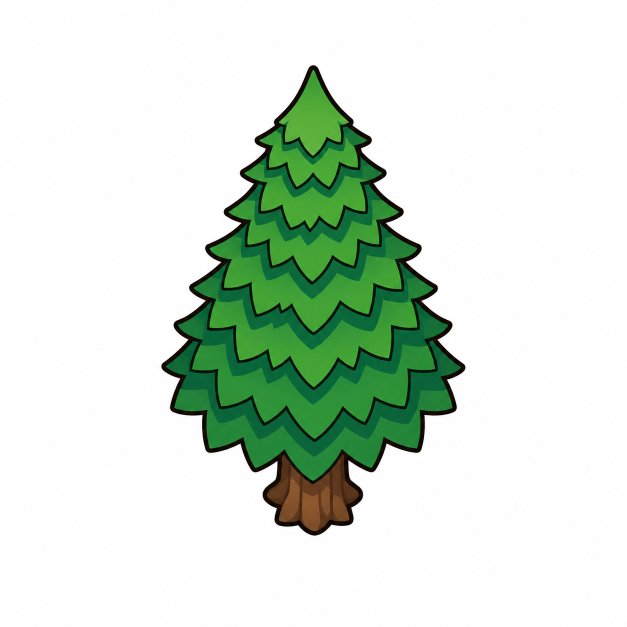
#> input picture art/raw/tree_pine.png, 1254 x 1254 px (shown at 1/2 size)
$ python process_art.py
#> lines starting #> are read from the running program, lines starting #| are printed output that depends on the picture; after the words box and inside, x2 and y2 are one past the last pixel; in counts of white or black regions, pixels touching at a corner belong together
#!/usr/bin/env python3
"""
Turns the raw AI-generated images in art/raw/ (subject on a white background)
into trimmed, transparent, game-ready PNG sprites in public/assets/.

    python3 -m venv .venv && .venv/bin/pip install pillow numpy scipy
    .venv/bin/python tools/process_art.py

Steps per image:
  1. flood-fill the background from the image border (so white areas *inside*
     the outline, e.g. highlights, are kept),
  2. build a soft alpha edge + remove the white fringe (colour decontamination),
  3. crop to the subject, downscale with premultiplied alpha, save.
"""
import os
import sys
import numpy as np
from PIL import Image
from scipy import ndimage

ROOT = os.path.dirname(os.path.dirname(os.path.abspath(__file__)))
RAW = os.path.join(ROOT, "art", "raw")
OUT = os.path.join(ROOT, "public", "assets")

# name -> output width in px (2x the on-screen size at zoom 1)
SPRITES = {
    "tree_pine": dict(w=260),
    "tree_oak": dict(w=340),
    "stump": dict(w=120),
    "rock": dict(w=176),
    "bush_berry": dict(w=136),
    "campfire": dict(w=150),
    "wall": dict(w=116),
    "gate": dict(w=128),
    "spikes": dict(w=136),
    "tent": dict(w=200),
}


def cutout(path, tol=30.0, soft=90.0):
    """Returns float RGBA array (0..1, straight alpha), cropped to the subject."""
#> called with path = 'art/raw/tree_pine.png', tol = 30, soft = 90
    rgb = np.asarray(Image.open(path).convert("RGB")).astype(np.float32)
    h, w, _ = rgb.shape
#> h = 1254; w = 1254
    border = np.concatenate([rgb[0], rgb[-1], rgb[:, 0], rgb[:, -1]])
    bg = np.median(border, axis=0)
#> bg = [254, 254, 254]
    dist = np.sqrt(((rgb - bg) ** 2).sum(axis=2))

    # background = near-bg-coloured pixels connected to the image border
    cand = dist < tol
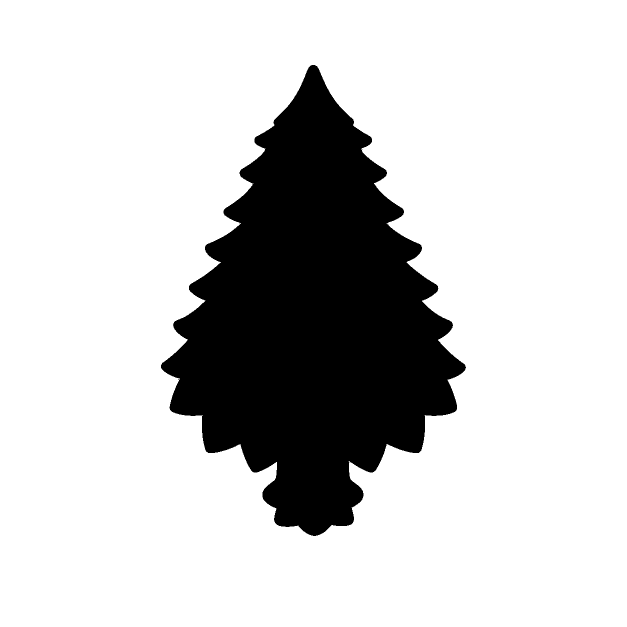
#> cand: shape (1254, 1254) bool (shown at 1/2 size); 80.2% white; 3 black regions (2 under 20 px), largest, box (x1, y1, x2, y2) and area: (322, 130, 932, 1072) 311439
    lab, _ = ndimage.label(cand)
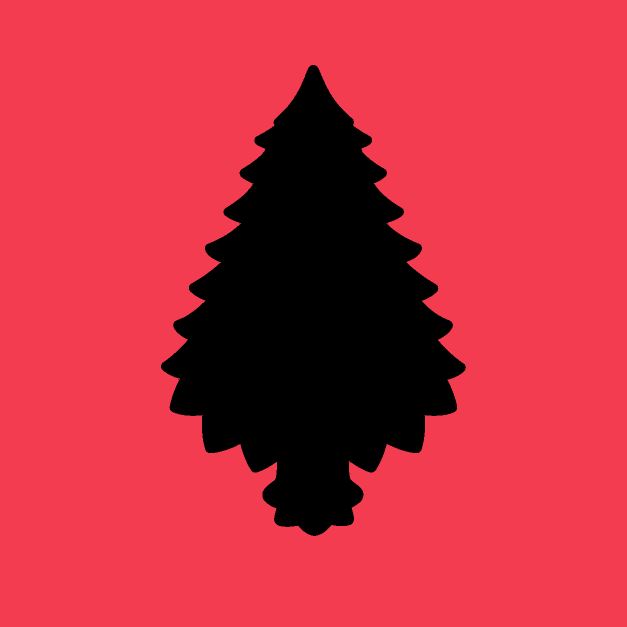
#> lab: shape (1254, 1254) int32 (shown at 1/2 size); 3 distinct labels, from 0 to 2; one colour per label, 0 black
    edge_labels = np.unique(np.concatenate([lab[0], lab[-1], lab[:, 0], lab[:, -1]]))
#> edge_labels = [1]
    edge_labels = edge_labels[edge_labels != 0]
    bgmask = np.isin(lab, edge_labels)
#> bgmask: shape (1254, 1254) bool; 80.2% white; 3 black regions (2 under 20 px), largest, box (x1, y1, x2, y2) and area: (322, 130, 932, 1072) 311440

    # drop tiny specks that are not part of the subject
    fg = ~bgmask
    flab, n = ndimage.label(fg)
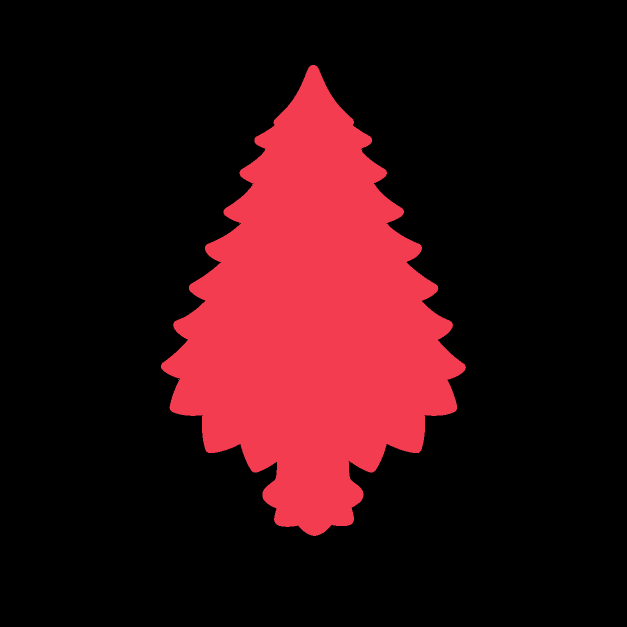
#> flab: shape (1254, 1254) int32 (shown at 1/2 size); 7 distinct labels, from 0 to 6; one colour per label, 0 black
#> n = 6
    if n > 1:
        sizes = ndimage.sum(fg, flab, index=np.arange(1, n + 1))
#> sizes = [311437, 1, 1, 1, 2, 1]
        keep = np.zeros(n + 1, dtype=bool)
        keep[1:] = sizes >= max(60, sizes.max() * 0.002)
        fg = keep[flab]
#> fg: shape (1254, 1254) bool; 19.8% white; 1 white region, box (x1, y1, x2, y2) and area: (322, 130, 932, 1072) 311437
        bgmask = ~fg

    # soft edge: pixels right next to the background get partial alpha
    alpha = np.ones((h, w), dtype=np.float32)
    alpha[bgmask] = 0.0
    near = ndimage.binary_dilation(bgmask, iterations=2) & ~bgmask
#> near: shape (1254, 1254) bool; 0.36% white in thin lines or dots, all inside (x1, y1, x2, y2) = (322, 130, 932, 1072)
    a_soft = np.clip((dist - tol * 0.5) / soft, 0.0, 1.0)
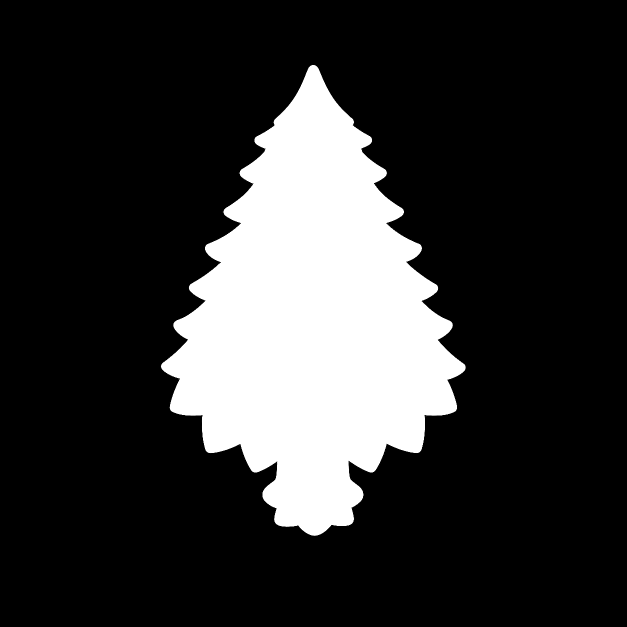
#> a_soft: shape (1254, 1254) float32 (shown at 1/2 size); min 0, max 1, mean 0.198
    alpha[near] = np.minimum(alpha[near], a_soft[near])

    # colour decontamination: remove the background colour from blended pixels
    a3 = np.clip(alpha, 1e-3, 1.0)[..., None]
    col = (rgb - (1.0 - a3) * bg) / a3
    col = np.clip(col, 0, 255)
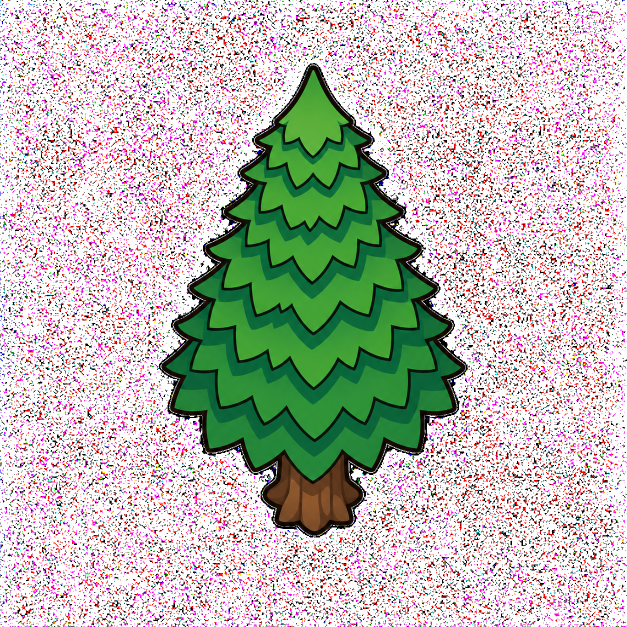
#> col: shape (1254, 1254, 3) float32 (shown at 1/2 size); mean R, G, B 193.1, 188.8, 183.3

    rgba = np.dstack([col / 255.0, alpha])
    ys, xs = np.where(alpha > 0.02)
    y0, y1, x0, x1 = ys.min(), ys.max() + 1, xs.min(), xs.max() + 1
#> y0 = 130; y1 = 1072; x0 = 322; x1 = 932
    return rgba[y0:y1, x0:x1]
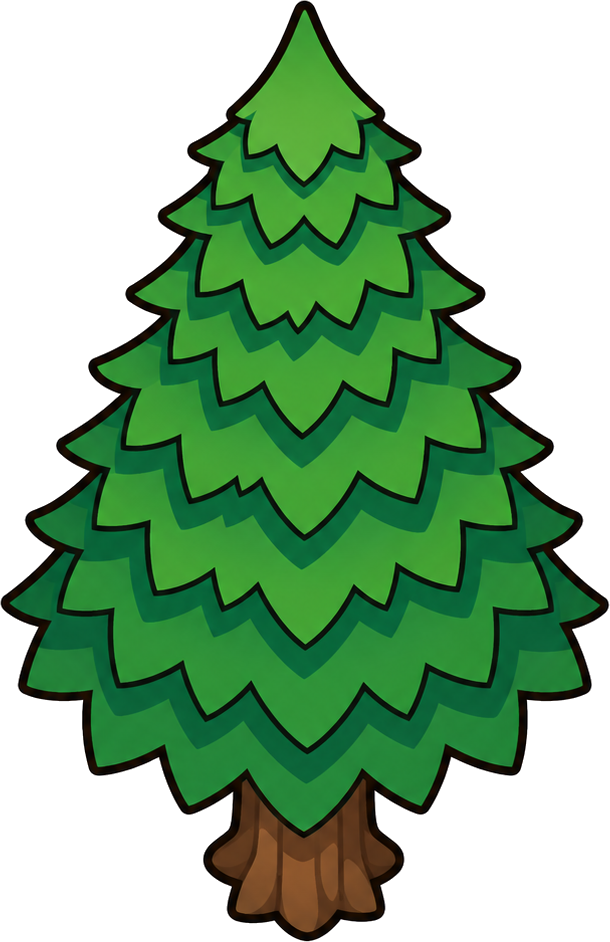
#> returned value: shape (942, 610, 4) float32; mean of channels 0, 1, 2, 3 0.486, 0.602, 0.477, 0.541; transparent parts drawn white


def to_image(rgba):
    return Image.fromarray((np.clip(rgba, 0, 1) * 255 + 0.5).astype(np.uint8), "RGBA")
#> returned value: PIL image 610x942 RGBA


def resize(img, width):
    """High quality downscale using premultiplied alpha (no fringes)."""
#> called with width = 260
    height = max(1, round(img.height * width / img.width))
#> height = 402
    pm = img.convert("RGBa").resize((width, height), Image.LANCZOS)
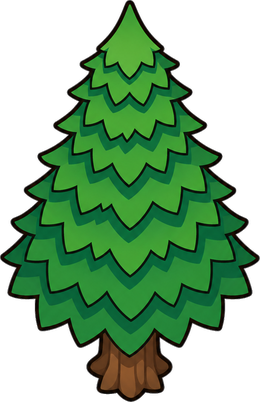
#> pm: PIL image 260x402 RGBa; mean R, G, B, A 22.4, 61.4, 25.6, 138; transparent parts drawn white
    return pm.convert("RGBA")
#> returned value: PIL image 260x402 RGBA


# [43 lines left out: functions rgb_to_hsv, hsv_to_rgb, bush_without_berries, not called in this run]


def disk(r):
    y, x = np.ogrid[-r:r + 1, -r:r + 1]
    return (x * x + y * y) <= r * r


# [87 lines left out: function split_campfire, not called in this run]


def main():
    os.makedirs(OUT, exist_ok=True)
    for name, cfg in SPRITES.items():
        src = os.path.join(RAW, name + ".png")
        if not os.path.exists(src):
            print("missing", src)
            continue
        rgba = cutout(src)
        if name == "campfire":
            base, flames, rgba = split_campfire(rgba)
            for suffix, layer in (("_base", base), ("_flame", flames)):
                im = resize(to_image(layer), cfg["w"])
                im.save(os.path.join(OUT, name + suffix + ".png"), optimize=True)
                print(f"{name + suffix:14s} {im.width}x{im.height}")
        img = resize(to_image(rgba), cfg["w"])
        img.save(os.path.join(OUT, name + ".png"), optimize=True)
        print(f"{name:14s} {img.width}x{img.height}")
#| tree_pine      260x402
        if name == "bush_berry":
            img2 = resize(to_image(bush_without_berries(rgba)), cfg["w"])
            img2.save(os.path.join(OUT, "bush_empty.png"), optimize=True)
            print(f"{'bush_empty':14s} {img2.width}x{img2.height}")
#> pass 2 of the loop in main, `for name, cfg in SPRITES.items():`:
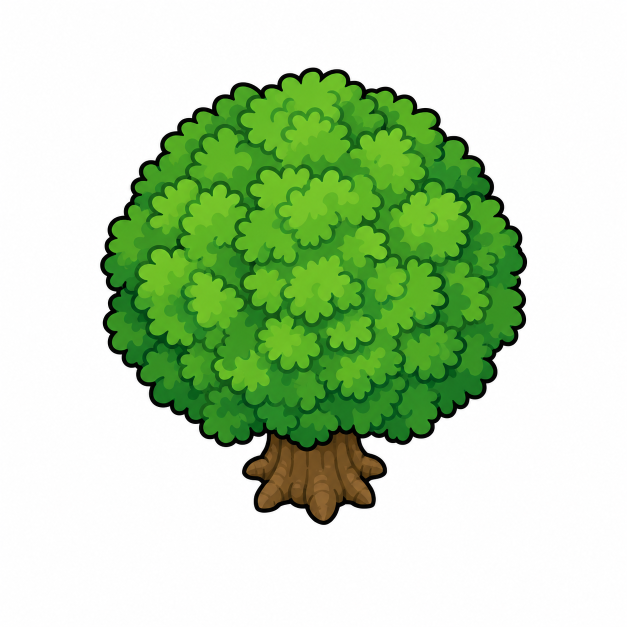
#> input picture art/raw/tree_oak.png, 1254 x 1254 px (shown at 1/2 size)
#> cand: shape (1254, 1254) bool; 66.2% white; 5 black regions (4 under 20 px), largest, box (x1, y1, x2, y2) and area: (200, 134, 1055, 1050) 532258
#> lab: shape (1254, 1254) int32; 4 distinct labels, from 0 to 3
#> in cutout (call 2), `flab, n = ndimage.label(fg)`:
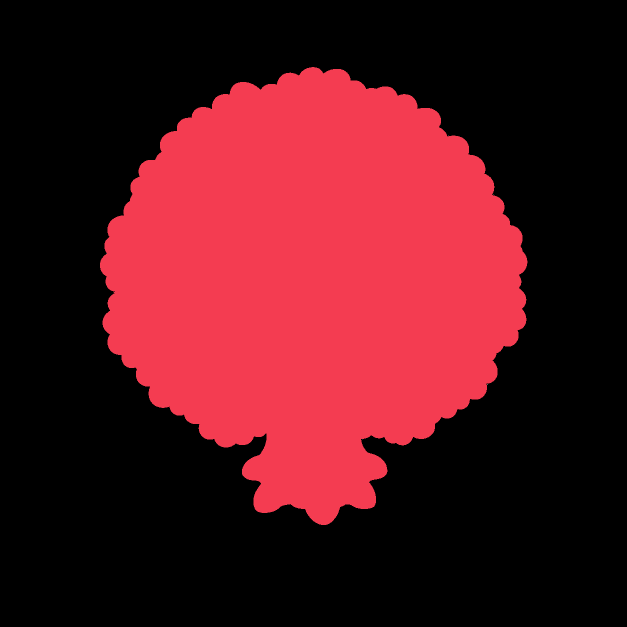
#> flab: shape (1254, 1254) int32 (shown at 1/2 size); 8 distinct labels, from 0 to 7; one colour per label, 0 black
#> n = 7
#> sizes = [532263, 1, 1, 1, 2, 1, 1]
#> near: shape (1254, 1254) bool; 0.4% white in thin lines or dots, all inside (x1, y1, x2, y2) = (200, 134, 1055, 1050)
#> y0 = 134; y1 = 1050; x0 = 200; x1 = 1055
#> in cutout (call 2), `return rgba[y0:y1, x0:x1]`:
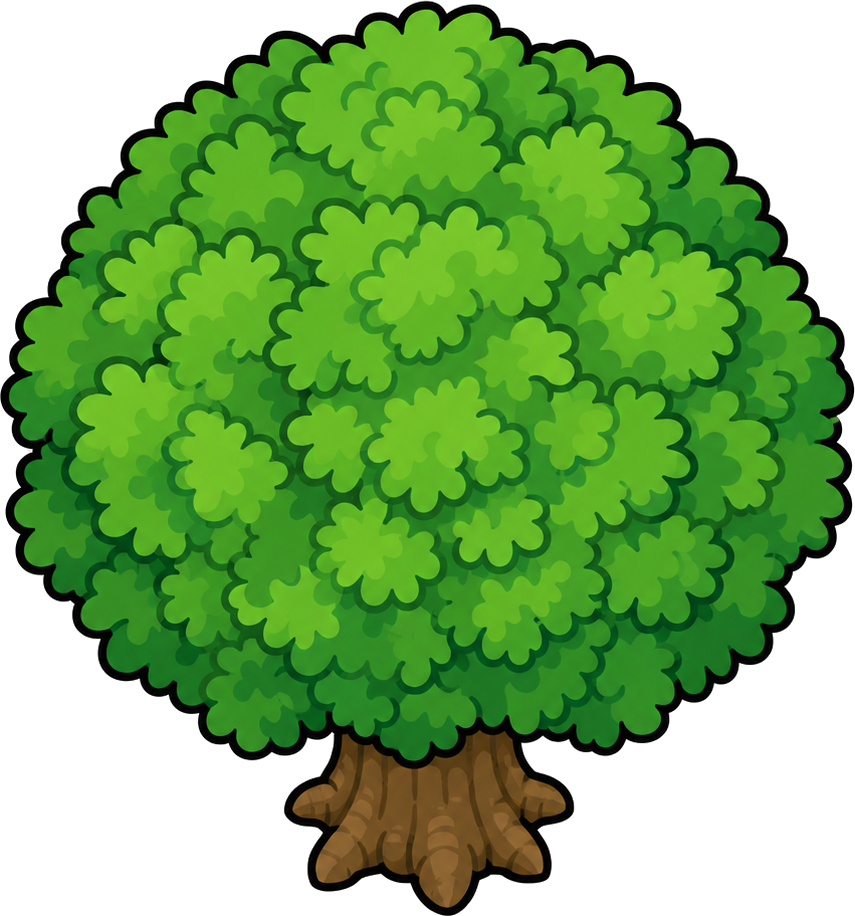
#> returned value: shape (916, 855, 4) float32; mean of channels 0, 1, 2, 3 0.432, 0.62, 0.338, 0.679; transparent parts drawn white
#> pm: PIL image 340x364 RGBa
#| tree_oak       340x364
#> pass 3 of the loop in main, `for name, cfg in SPRITES.items():`:
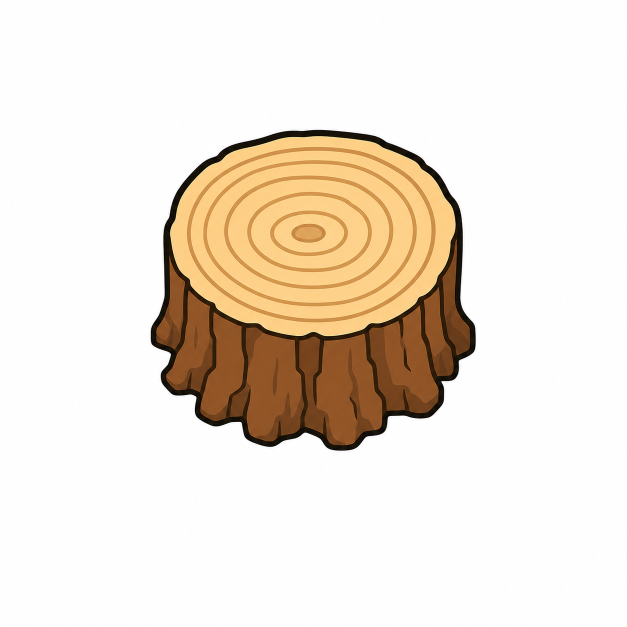
#> input picture art/raw/stump.png, 1254 x 1254 px (shown at 1/2 size)
#> in cutout (call 3), `dist = np.sqrt(((rgb - bg) ** 2).sum(axis=2))`:
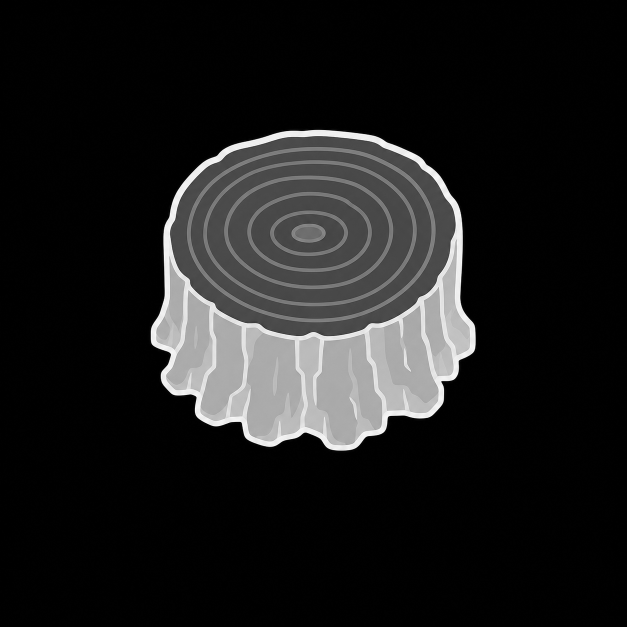
#> dist: shape (1254, 1254) float32 (shown at 1/2 size); min 0, max 439.9, mean 48.9; drawn with min black and max white
#> in cutout (call 3), `cand = dist < tol`:
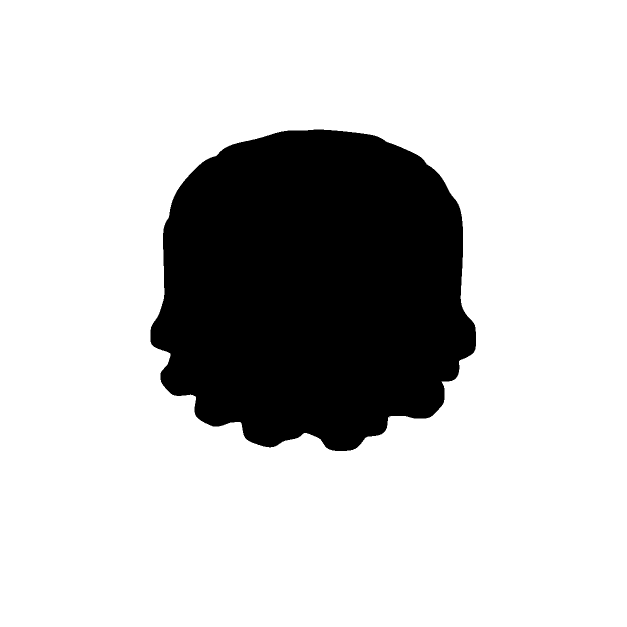
#> cand: shape (1254, 1254) bool (shown at 1/2 size); 79% white; 1 black region, box (x1, y1, x2, y2) and area: (301, 259, 952, 902) 330621
#> n = 2
#> sizes = [330620, 1]
#> y0 = 259; y1 = 902; x0 = 301; x1 = 952
#| stump          120x119
#> the loop made 10 passes; the first 3 are shown


if __name__ == "__main__":
    main()
